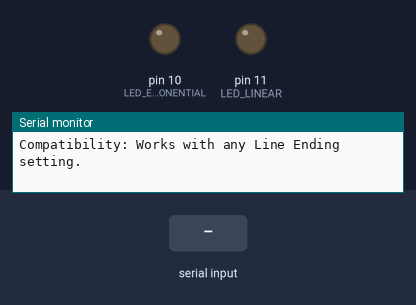
Simulated run of this sketch. Board: Arduino Uno, built with avr-gcc and run on an emulated ATmega328P. Parts: output pins drawn as LEDs (lit = HIGH), the last lines printed to the serial monitor. The test bench sets the inputs (shaded band).

Above: at 1.2 s.
1.3 s: "5\n" received over Serial
At 1.7 s:
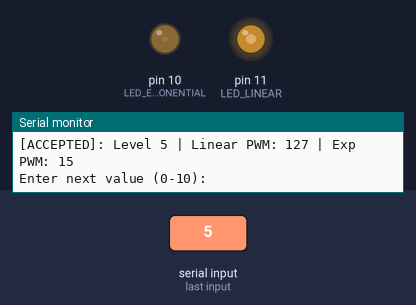
2.8 s: "90,45\n" received over Serial
4.3 s: "90\n" received over Serial
Timing chart, 0 to 7.3 s (numbered marks = the images above; inputs shaded):
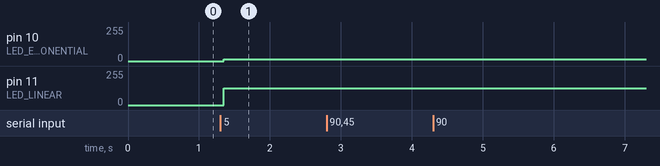

Measured:
- after the input at 1.3 s, pin 10 (LED_EXPONENTIAL): 0/255 → 15/255 after 0.05 s; pin 11 (LED_LINEAR): 0/255 → 127/255 after 0.05 s

The sketch:

14-Read-LED-Brightness.ino
```cpp
// (licence header left out)
const int LED_LINEAR = 11;
const int LED_EXPONENTIAL = 10;

void setup() {
  pinMode(LED_LINEAR, OUTPUT);
  pinMode(LED_EXPONENTIAL, OUTPUT);

  Serial.begin(115200);

  // Wait for Serial port to connect
  while (!Serial);

  Serial.println("--- BRIGHTNESS LED CONTROL SYSTEM ---");
  Serial.println("Instructions: Enter ONLY a number between 0 and 10.");
  Serial.println("Compatibility: Works with any Line Ending setting.");
}

void loop() {
  if (Serial.available() > 0) {
    // 1. Brief delay to ensure the entire string has arrived in the buffer
    delay(50);

    String inputString = "";
    bool isOnlyDigits = true;

    // 2. Read everything currently in the buffer
    while (Serial.available() > 0) {
      char c = Serial.read();

      // Ignore formatting characters (spaces, tabs, newlines, carriage returns)
      if (isSpace(c) || c == '\n' || c == '\r') {
        continue;
      }

      // If the character is not a space/newline but is NOT a digit...
      if (!isDigit(c)) {
        isOnlyDigits = false;
      }

      inputString += c; // Build the filtered string
    }

    // 3. Final Validation
    if (inputString.length() == 0) {
      return; // Ignore empty inputs (e.g., just pressing Enter)
    }

    if (!isOnlyDigits) {
      Serial.print("[REJECTED]: Input [");
      Serial.print(inputString);
      Serial.println("] contains invalid characters. Use digits only.");
    }
    else {
      // Convert to integer now that we are certain it's a pure number
      int x = inputString.toInt();

      if (x >= 0 && x <= 10) {
        // --- LOGARITHMIC & LINEAR FORMULAS ---
        float yLinear = x * 25.5;
        float yExp = pow(2, (x / 1.25)) - 1;

        analogWrite(LED_LINEAR, (int)yLinear);
        analogWrite(LED_EXPONENTIAL, (int)yExp);

        Serial.print("[ACCEPTED]: Level ");
        Serial.print(x);
        Serial.print(" | Linear PWM: "); Serial.print((int)yLinear);
        Serial.print(" | Exp PWM: "); Serial.println((int)yExp);
      }
      else {
        Serial.print("[REJECTED]: Value ");
        Serial.print(x);
        Serial.println(" is out of range (0-10).");
      }
    }
    Serial.println("\nEnter next value (0-10):");
  }
}
```
